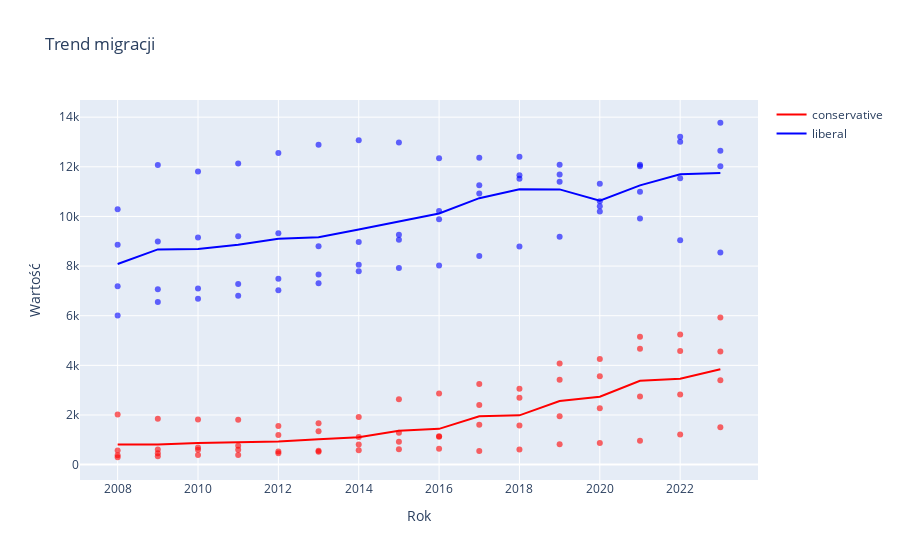
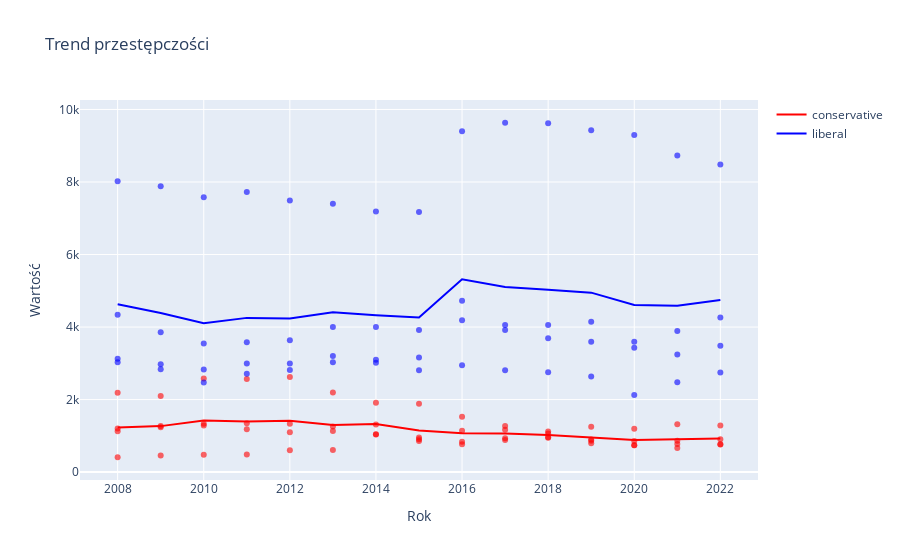
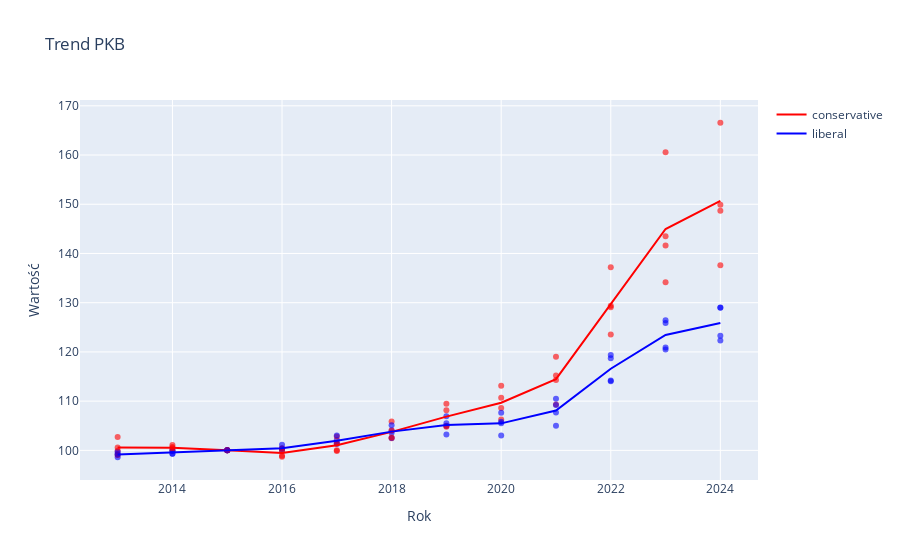
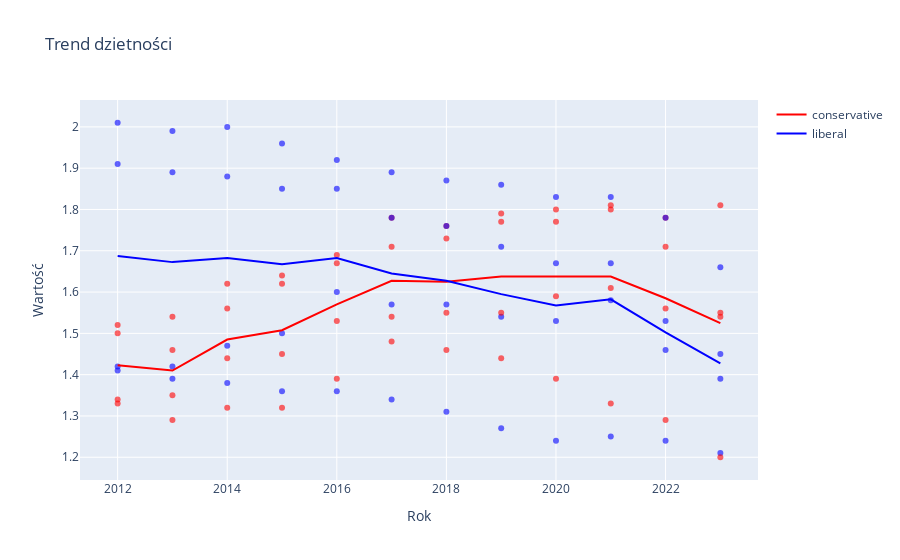

Notebook code for these charts, in order:
### Code cell
def plot_trend(df, value_col, title):
    fig = go.Figure()
    plot_data = df[["geo", "year", "politics", value_col]].dropna()
    country_year_data = plot_data.groupby(["geo", "year", "politics"])[value_col].sum().reset_index()
    
    for country, country_data in country_year_data.groupby("geo"):
        politic_group = country_data["politics"].iat[0]
        fig.add_trace(go.Scatter(
            x=country_data["year"], y=country_data[value_col],
            mode="markers", showlegend=False,
            marker=dict(color=politic_colors[politic_group], opacity=0.6),
            name=country
        ))
    
    mean_data = country_year_data.groupby(["politics", "year"])[value_col].mean().reset_index()
    for politic_group, group_data in mean_data.groupby("politics"):
        fig.add_trace(go.Scatter(
            x=group_data["year"], y=group_data[value_col],
            mode="lines", name=politic_group,
            line=dict(color=politic_colors[politic_group], width=2)
        ))
    
    fig.update_layout(title=title, xaxis_title="Rok", yaxis_title="Wartość")
    fig.show()

plot_trend(data["migrants"], "Migrants number per 100k inhabitants", "Trend migracji")
plot_trend(data["crimes"], "Crimes num", "Trend przestępczości") 
plot_trend(data["gdp"], "HICP value", "Trend PKB")
plot_trend(data["fertility"], "Total fertility rate", "Trend dzietności")

### Figure 1 — Plotly figure (JSON) as saved in the notebook; plotly's stock layout.template omitted (floating-point values rounded to 4 significant figures)
{"data": [{"marker": {"color": "red", "opacity": 0.6}, "mode": "markers", "name": "Bulgaria", "showlegend": false, "type": "scatter", "x": [2008, 2009, 2010, 2011, 2012, 2013, 2014, 2015, 2016, 2017, 2018, 2019, 2020, 2021, 2022, 2023], "y": [297.0, 333.2, 383.7, 384.2, 457.0, 516.5, 1115.0, 1287.0, 1140.0, 1602.0, 1572.0, 1948.0, 2268.0, 2747.0, 2824.0, 3405.0]}, {"marker": {"color": "blue", "opacity": 0.6}, "mode": "markers", "name": "France", "showlegend": false, "type": "scatter", "x": [2008, 2009, 2010, 2011, 2012, 2013, 2014, 2015, 2016, 2017, 2018, 2019, 2020, 2021, 2022, 2023], "y": [7184.0, 7065.0, 7096.0, 7273.0, 7489.0, 7659.0, 7790.0, 7924.0, 8022.0, 8405.0, 8789.0, 9185.0, 10410.0, 11000.0, 11540.0, 12020.0]}, {"marker": {"color": "blue", "opacity": 0.6}, "mode": "markers", "name": "Germany", "showlegend": false, "type": "scatter", "x": [2008, 2009, 2010, 2011, 2012, 2013, 2014, 2015, 2016, 2017, 2018, 2019, 2020, 2021, 2022, 2023], "y": [8863.0, 8994.0, 9154.0, 9205.0, 9326.0, 8800.0, 8973.0, 9266.0, 9885.0, 11260.0, 11660.0, 11690.0, 10200.0, 12080.0, 13210.0, 13780.0]}, {"marker": {"color": "red", "opacity": 0.6}, "mode": "markers", "name": "Hungary", "showlegend": false, "type": "scatter", "x": [2008, 2009, 2010, 2011, 2012, 2013, 2014, 2015, 2016, 2017, 2018, 2019, 2020, 2021, 2022, 2023], "y": [2018.0, 1845.0, 1819.0, 1811.0, 1555.0, 1342.0, 813.9, 926.4, 1121.0, 2403.0, 2693.0, 4077.0, 4252.0, 4666.0, 4576.0, 4554.0]}, {"marker": {"color": "blue", "opacity": 0.6}, "mode": "markers", "name": "Italy", "showlegend": false, "type": "scatter", "x": [2008, 2009, 2010, 2011, 2012, 2013, 2014, 2015, 2016, 2017, 2018, 2019, 2020, 2021, 2022, 2023], "y": [10290.0, 12080.0, 11810.0, 12140.0, 12560.0, 12890.0, 13070.0, 12980.0, 12340.0, 12360.0, 12400.0, 12090.0, 11310.0, 12020.0, 13010.0, 12650.0]}, {"marker": {"color": "red", "opacity": 0.6}, "mode": "markers", "name": "Poland", "showlegend": false, "type": "scatter", "x": [2008, 2009, 2010, 2011, 2012, 2013, 2014, 2015, 2016, 2017, 2018, 2019, 2020, 2021, 2022, 2023], "y": [378.5, 458.1, 688.4, 761.3, 1193.0, 1662.0, 1918.0, 2638.0, 2870.0, 3251.0, 3059.0, 3420.0, 3563.0, 5150.0, 5243.0, 5924.0]}, {"marker": {"color": "red", "opacity": 0.6}, "mode": "markers", "name": "Romania", "showlegend": false, "type": "scatter", "x": [2008, 2009, 2010, 2011, 2012, 2013, 2014, 2015, 2016, 2017, 2018, 2019, 2020, 2021, 2022, 2023], "y": [569.1, 604.5, 595.1, 601.2, 533.7, 554.4, 576.9, 618.3, 636.6, 550.4, 613.0, 818.7, 867.8, 958.8, 1214.0, 1504.0]}, {"marker": {"color": "blue", "opacity": 0.6}, "mode": "markers", "name": "Sweden", "showlegend": false, "type": "scatter", "x": [2008, 2009, 2010, 2011, 2012, 2013, 2014, 2015, 2016, 2017, 2018, 2019, 2020, 2021, 2022, 2023], "y": [6005.0, 6553.0, 6680.0, 6803.0, 7027.0, 7313.0, 8053.0, 9057.0, 10220.0, 10920.0, 11520.0, 11400.0, 10610.0, 9913.0, 9041.0, 8544.0]}, {"line": {"color": "red", "width": 2}, "mode": "lines", "name": "conservative", "type": "scatter", "x": [2008, 2009, 2010, 2011, 2012, 2013, 2014, 2015, 2016, 2017, 2018, 2019, 2020, 2021, 2022, 2023], "y": [815.5, 810.1, 871.6, 889.5, 934.6, 1019.0, 1106.0, 1367.0, 1442.0, 1952.0, 1984.0, 2566.0, 2738.0, 3380.0, 3464.0, 3847.0]}, {"line": {"color": "blue", "width": 2}, "mode": "lines", "name": "liberal", "type": "scatter", "x": [2008, 2009, 2010, 2011, 2012, 2013, 2014, 2015, 2016, 2017, 2018, 2019, 2020, 2021, 2022, 2023], "y": [8086.0, 8672.0, 8686.0, 8855.0, 9100.0, 9166.0, 9471.0, 9808.0, 10120.0, 10740.0, 11090.0, 11090.0, 10630.0, 11250.0, 11700.0, 11750.0]}], "layout": {"title": {"text": "Trend migracji"}, "xaxis": {"title": {"text": "Rok"}}, "yaxis": {"title": {"text": "Wartość"}}}}

### Figure 2 — Plotly figure (JSON) as saved in the notebook; plotly's stock layout.template omitted (floating-point values rounded to 4 significant figures)
{"data": [{"marker": {"color": "red", "opacity": 0.6}, "mode": "markers", "name": "Bulgaria", "showlegend": false, "type": "scatter", "x": [2008, 2009, 2010, 2011, 2012, 2013, 2014, 2015, 2016, 2017, 2018, 2019, 2020, 2021, 2022], "y": [1126.0, 1239.0, 1334.0, 1186.0, 1102.0, 1131.0, 1038.0, 954.0, 839.5, 937.0, 963.2, 864.5, 738.0, 668.0, 765.1]}, {"marker": {"color": "blue", "opacity": 0.6}, "mode": "markers", "name": "France", "showlegend": false, "type": "scatter", "x": [2008, 2009, 2010, 2011, 2012, 2013, 2014, 2015, 2016, 2017, 2018, 2019, 2020, 2021, 2022], "y": [3126.0, 3855.0, 3548.0, 3580.0, 3637.0, 4000.0, 4003.0, 3916.0, 4725.0, 4060.0, 4056.0, 4144.0, 3594.0, 3891.0, 4262.0]}, {"marker": {"color": "blue", "opacity": 0.6}, "mode": "markers", "name": "Germany", "showlegend": false, "type": "scatter", "x": [2008, 2009, 2010, 2011, 2012, 2013, 2014, 2015, 2016, 2017, 2018, 2019, 2020, 2021, 2022], "y": [4338.0, 2972.0, 2833.0, 2997.0, 2997.0, 3033.0, 3100.0, 3161.0, 4187.0, 3918.0, 3692.0, 3593.0, 3427.0, 3246.0, 3483.0]}, {"marker": {"color": "red", "opacity": 0.6}, "mode": "markers", "name": "Hungary", "showlegend": false, "type": "scatter", "x": [2008, 2009, 2010, 2011, 2012, 2013, 2014, 2015, 2016, 2017, 2018, 2019, 2020, 2021, 2022], "y": [2189.0, 2100.0, 2582.0, 2565.0, 2622.0, 2192.0, 1912.0, 1887.0, 1524.0, 1275.0, 1062.0, 902.2, 858.1, 865.7, 904.0]}, {"marker": {"color": "blue", "opacity": 0.6}, "mode": "markers", "name": "Italy", "showlegend": false, "type": "scatter", "x": [2008, 2009, 2010, 2011, 2012, 2013, 2014, 2015, 2016, 2017, 2018, 2019, 2020, 2021, 2022], "y": [3027.0, 2838.0, 2472.0, 2712.0, 2818.0, 3205.0, 3017.0, 2809.0, 2949.0, 2809.0, 2753.0, 2637.0, 2123.0, 2479.0, 2745.0]}, {"marker": {"color": "red", "opacity": 0.6}, "mode": "markers", "name": "Poland", "showlegend": false, "type": "scatter", "x": [2008, 2009, 2010, 2011, 2012, 2013, 2014, 2015, 2016, 2017, 2018, 2019, 2020, 2021, 2022], "y": [1201.0, 1273.0, 1288.0, 1348.0, 1332.0, 1255.0, 1041.0, 903.4, 1144.0, 1168.0, 1120.0, 1250.0, 1197.0, 1322.0, 1283.0]}, {"marker": {"color": "red", "opacity": 0.6}, "mode": "markers", "name": "Romania", "showlegend": false, "type": "scatter", "x": [2008, 2009, 2010, 2011, 2012, 2013, 2014, 2015, 2016, 2017, 2018, 2019, 2020, 2021, 2022], "y": [410.1, 461.6, 478.0, 483.9, 601.6, 613.2, 1312.0, 857.5, 768.9, 887.0, 946.3, 796.8, 739.5, 774.1, 759.1]}, {"marker": {"color": "blue", "opacity": 0.6}, "mode": "markers", "name": "Sweden", "showlegend": false, "type": "scatter", "x": [2008, 2009, 2010, 2011, 2012, 2013, 2014, 2015, 2016, 2017, 2018, 2019, 2020, 2021, 2022], "y": [8018.0, 7885.0, 7581.0, 7723.0, 7488.0, 7399.0, 7190.0, 7176.0, 9402.0, 9634.0, 9620.0, 9424.0, 9299.0, 8730.0, 8483.0]}, {"line": {"color": "red", "width": 2}, "mode": "lines", "name": "conservative", "type": "scatter", "x": [2008, 2009, 2010, 2011, 2012, 2013, 2014, 2015, 2016, 2017, 2018, 2019, 2020, 2021, 2022], "y": [1232.0, 1268.0, 1420.0, 1396.0, 1414.0, 1298.0, 1326.0, 1150.0, 1069.0, 1067.0, 1023.0, 953.4, 883.1, 907.5, 927.8]}, {"line": {"color": "blue", "width": 2}, "mode": "lines", "name": "liberal", "type": "scatter", "x": [2008, 2009, 2010, 2011, 2012, 2013, 2014, 2015, 2016, 2017, 2018, 2019, 2020, 2021, 2022], "y": [4627.0, 4387.0, 4108.0, 4253.0, 4235.0, 4409.0, 4327.0, 4265.0, 5316.0, 5105.0, 5030.0, 4949.0, 4611.0, 4587.0, 4743.0]}], "layout": {"title": {"text": "Trend przestępczości"}, "xaxis": {"title": {"text": "Rok"}}, "yaxis": {"title": {"text": "Wartość"}}}}

### Figure 3 — Plotly figure (JSON) as saved in the notebook; plotly's stock layout.template omitted (floating-point values rounded to 4 significant figures)
{"data": [{"marker": {"color": "red", "opacity": 0.6}, "mode": "markers", "name": "Bulgaria", "showlegend": false, "type": "scatter", "x": [2013, 2014, 2015, 2016, 2017, 2018, 2019, 2020, 2021, 2022, 2023, 2024], "y": [102.7, 101.1, 100.0, 98.68, 99.85, 102.5, 105.0, 106.3, 109.3, 123.5, 134.2, 137.6]}, {"marker": {"color": "blue", "opacity": 0.6}, "mode": "markers", "name": "France", "showlegend": false, "type": "scatter", "x": [2013, 2014, 2015, 2016, 2017, 2018, 2019, 2020, 2021, 2022, 2023, 2024], "y": [99.31, 99.91, 100.0, 100.3, 101.5, 103.6, 105.0, 105.5, 107.7, 114.0, 120.5, 123.3]}, {"marker": {"color": "blue", "opacity": 0.6}, "mode": "markers", "name": "Germany", "showlegend": false, "type": "scatter", "x": [2013, 2014, 2015, 2016, 2017, 2018, 2019, 2020, 2021, 2022, 2023, 2024], "y": [98.6, 99.3, 100.0, 100.4, 102.1, 104.0, 105.5, 105.8, 109.2, 118.7, 125.9, 129.0]}, {"marker": {"color": "red", "opacity": 0.6}, "mode": "markers", "name": "Hungary", "showlegend": false, "type": "scatter", "x": [2013, 2014, 2015, 2016, 2017, 2018, 2019, 2020, 2021, 2022, 2023, 2024], "y": [99.92, 99.94, 100.0, 100.5, 102.8, 105.8, 109.5, 113.2, 119.0, 137.2, 160.6, 166.6]}, {"marker": {"color": "blue", "opacity": 0.6}, "mode": "markers", "name": "Italy", "showlegend": false, "type": "scatter", "x": [2013, 2014, 2015, 2016, 2017, 2018, 2019, 2020, 2021, 2022, 2023, 2024], "y": [99.7, 99.9, 100.0, 99.9, 101.3, 102.5, 103.2, 103.0, 105.0, 114.2, 120.9, 122.3]}, {"marker": {"color": "red", "opacity": 0.6}, "mode": "markers", "name": "Poland", "showlegend": false, "type": "scatter", "x": [2013, 2014, 2015, 2016, 2017, 2018, 2019, 2020, 2021, 2022, 2023, 2024], "y": [100.6, 100.7, 100.0, 99.8, 101.4, 102.6, 104.8, 108.6, 114.3, 129.4, 143.5, 148.7]}, {"marker": {"color": "red", "opacity": 0.6}, "mode": "markers", "name": "Romania", "showlegend": false, "type": "scatter", "x": [2013, 2014, 2015, 2016, 2017, 2018, 2019, 2020, 2021, 2022, 2023, 2024], "y": [99.04, 100.4, 100.0, 98.93, 100.0, 104.1, 108.2, 110.7, 115.2, 129.1, 141.6, 149.9]}, {"marker": {"color": "blue", "opacity": 0.6}, "mode": "markers", "name": "Sweden", "showlegend": false, "type": "scatter", "x": [2013, 2014, 2015, 2016, 2017, 2018, 2019, 2020, 2021, 2022, 2023, 2024], "y": [99.1, 99.3, 100.0, 101.1, 103.0, 105.1, 106.9, 107.6, 110.5, 119.4, 126.4, 129.0]}, {"line": {"color": "red", "width": 2}, "mode": "lines", "name": "conservative", "type": "scatter", "x": [2013, 2014, 2015, 2016, 2017, 2018, 2019, 2020, 2021, 2022, 2023, 2024], "y": [100.6, 100.5, 100.0, 99.47, 101.0, 103.8, 106.8, 109.7, 114.5, 129.8, 145.0, 150.7]}, {"line": {"color": "blue", "width": 2}, "mode": "lines", "name": "liberal", "type": "scatter", "x": [2013, 2014, 2015, 2016, 2017, 2018, 2019, 2020, 2021, 2022, 2023, 2024], "y": [99.18, 99.6, 100.0, 100.4, 102.0, 103.8, 105.1, 105.5, 108.1, 116.6, 123.4, 125.9]}], "layout": {"title": {"text": "Trend PKB"}, "xaxis": {"title": {"text": "Rok"}}, "yaxis": {"title": {"text": "Wartość"}}}}

### Figure 4 — Plotly figure (JSON) as saved in the notebook; plotly's stock layout.template omitted (floating-point values rounded to 4 significant figures)
{"data": [{"marker": {"color": "red", "opacity": 0.6}, "mode": "markers", "name": "Bulgaria", "showlegend": false, "type": "scatter", "x": [2012, 2013, 2014, 2015, 2016, 2017, 2018, 2019, 2020, 2021, 2022, 2023], "y": [1.5, 1.54, 1.62, 1.64, 1.67, 1.71, 1.73, 1.79, 1.77, 1.8, 1.78, 1.81]}, {"marker": {"color": "blue", "opacity": 0.6}, "mode": "markers", "name": "France", "showlegend": false, "type": "scatter", "x": [2012, 2013, 2014, 2015, 2016, 2017, 2018, 2019, 2020, 2021, 2022, 2023], "y": [2.01, 1.99, 2.0, 1.96, 1.92, 1.89, 1.87, 1.86, 1.83, 1.83, 1.78, 1.66]}, {"marker": {"color": "blue", "opacity": 0.6}, "mode": "markers", "name": "Germany", "showlegend": false, "type": "scatter", "x": [2012, 2013, 2014, 2015, 2016, 2017, 2018, 2019, 2020, 2021, 2022, 2023], "y": [1.41, 1.42, 1.47, 1.5, 1.6, 1.57, 1.57, 1.54, 1.53, 1.58, 1.46, 1.39]}, {"marker": {"color": "red", "opacity": 0.6}, "mode": "markers", "name": "Hungary", "showlegend": false, "type": "scatter", "x": [2012, 2013, 2014, 2015, 2016, 2017, 2018, 2019, 2020, 2021, 2022, 2023], "y": [1.34, 1.35, 1.44, 1.45, 1.53, 1.54, 1.55, 1.55, 1.59, 1.61, 1.56, 1.55]}, {"marker": {"color": "blue", "opacity": 0.6}, "mode": "markers", "name": "Italy", "showlegend": false, "type": "scatter", "x": [2012, 2013, 2014, 2015, 2016, 2017, 2018, 2019, 2020, 2021, 2022, 2023], "y": [1.42, 1.39, 1.38, 1.36, 1.36, 1.34, 1.31, 1.27, 1.24, 1.25, 1.24, 1.21]}, {"marker": {"color": "red", "opacity": 0.6}, "mode": "markers", "name": "Poland", "showlegend": false, "type": "scatter", "x": [2012, 2013, 2014, 2015, 2016, 2017, 2018, 2019, 2020, 2021, 2022, 2023], "y": [1.33, 1.29, 1.32, 1.32, 1.39, 1.48, 1.46, 1.44, 1.39, 1.33, 1.29, 1.2]}, {"marker": {"color": "red", "opacity": 0.6}, "mode": "markers", "name": "Romania", "showlegend": false, "type": "scatter", "x": [2012, 2013, 2014, 2015, 2016, 2017, 2018, 2019, 2020, 2021, 2022, 2023], "y": [1.52, 1.46, 1.56, 1.62, 1.69, 1.78, 1.76, 1.77, 1.8, 1.81, 1.71, 1.54]}, {"marker": {"color": "blue", "opacity": 0.6}, "mode": "markers", "name": "Sweden", "showlegend": false, "type": "scatter", "x": [2012, 2013, 2014, 2015, 2016, 2017, 2018, 2019, 2020, 2021, 2022, 2023], "y": [1.91, 1.89, 1.88, 1.85, 1.85, 1.78, 1.76, 1.71, 1.67, 1.67, 1.53, 1.45]}, {"line": {"color": "red", "width": 2}, "mode": "lines", "name": "conservative", "type": "scatter", "x": [2012, 2013, 2014, 2015, 2016, 2017, 2018, 2019, 2020, 2021, 2022, 2023], "y": [1.423, 1.41, 1.485, 1.508, 1.57, 1.627, 1.625, 1.637, 1.637, 1.638, 1.585, 1.525]}, {"line": {"color": "blue", "width": 2}, "mode": "lines", "name": "liberal", "type": "scatter", "x": [2012, 2013, 2014, 2015, 2016, 2017, 2018, 2019, 2020, 2021, 2022, 2023], "y": [1.688, 1.672, 1.682, 1.667, 1.683, 1.645, 1.627, 1.595, 1.567, 1.583, 1.502, 1.427]}], "layout": {"title": {"text": "Trend dzietności"}, "xaxis": {"title": {"text": "Rok"}}, "yaxis": {"title": {"text": "Wartość"}}}}
